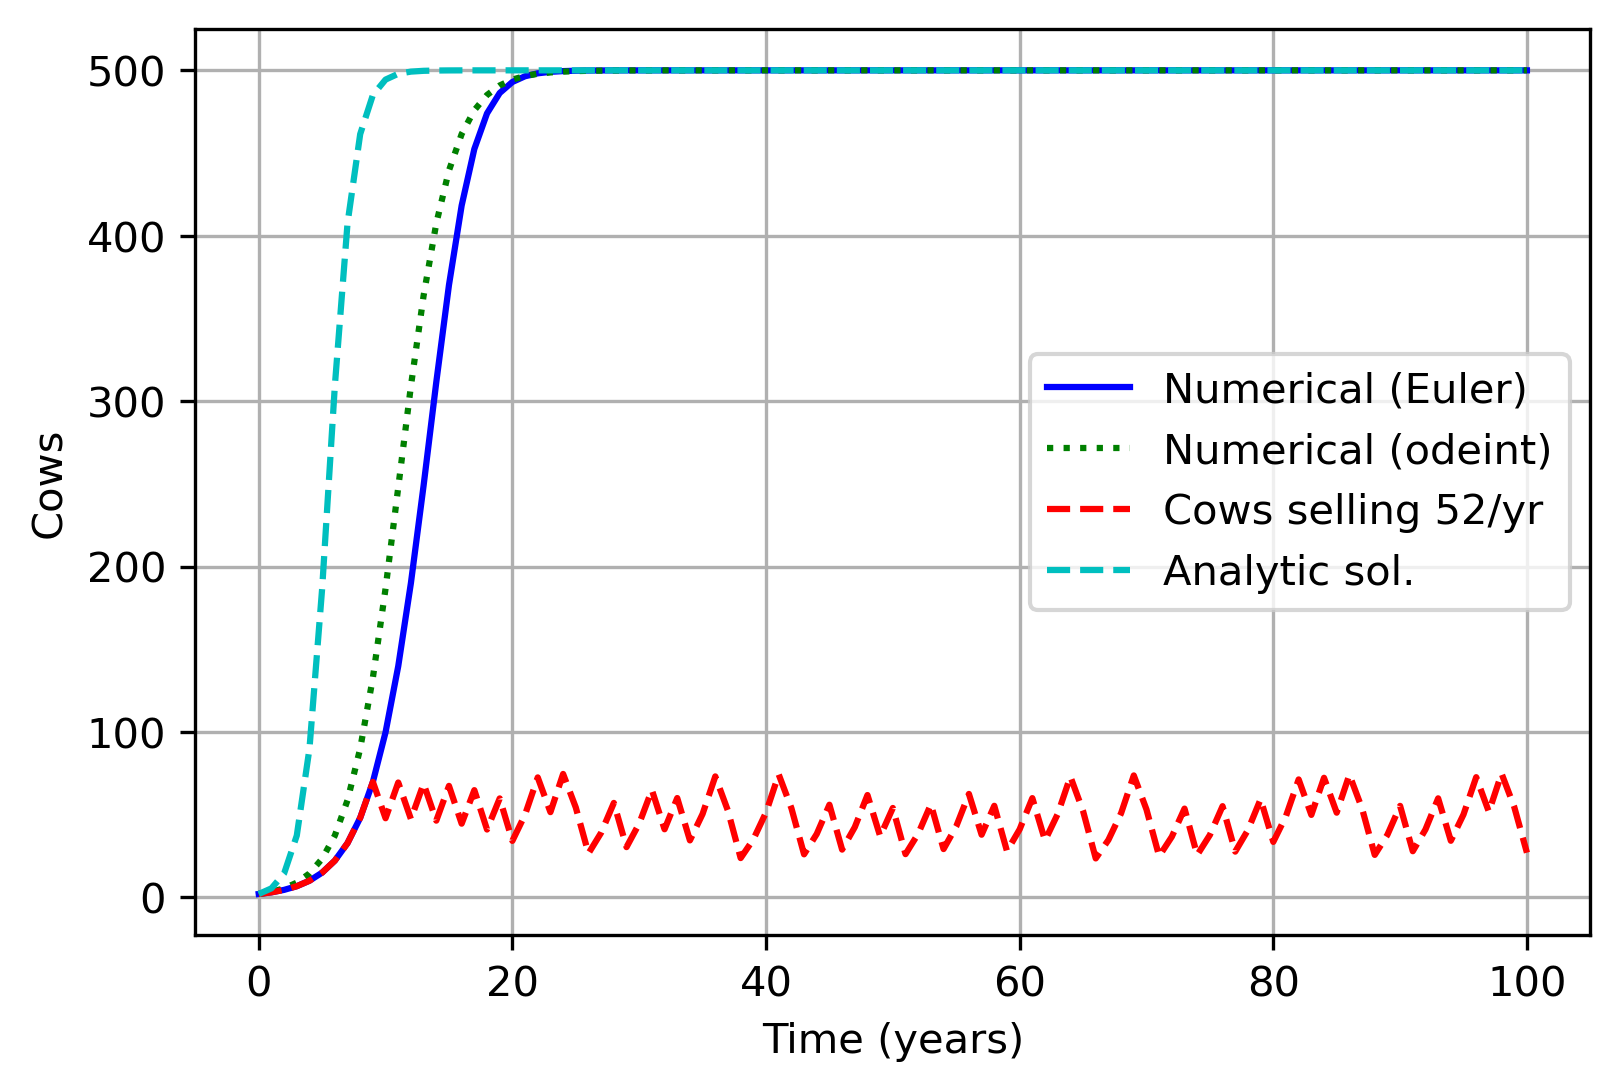

The Python source for this figure:
#!/usr/bin/env python3
# -*- coding: utf-8 -*-
"""
BE523 Biosystems Analysis & Design
HW17 - Question 2. Logistic model of cows

Created on Sat Mar 13 19:01:08 2021
@author: eduardo
"""
import numpy as np
import matplotlib.pyplot as plt
from scipy.integrate import odeint

def cows(P0, t, coeff):
    """ Cows model differential equation
    P0: int, initial cow population
    t: list, time vector
    coeff: list, coefficients r and K
    """
    P = P0
    r, K = coeff
    dP = r * (K - P) * P  # differential equation dP/dt
    return dP

dt = 1  # time step in years
P0 = 2
steps = 100
sell = 52  # one cow per week, in one year=52
r = 0.001  # growth rate, per year
K = 500  # carrying capacity

t = np.array(range(0, steps+1, dt))
# t = np.linspace(0, steps, int(steps/dt)+1)  # when dt is not integer
P = np.zeros(len(t))
Psell = np.zeros(len(t))
P[0], Psell[0] = P0, P0

dPselldt = np.zeros(len(t))
dPdt = np.zeros(len(t))
dPdt2 = np.zeros(K+1)

# Numerical solutions
for i in range(1, len(t)):
    ################### No sell ##################
    # Numerical solution, Euler
    dPdt[i] = r*(K - P[i-1])*P[i-1]
    P[i] = P[i-1] + dPdt[i]*dt
    ################### Selling cows #############
    dPselldt[i] = r*(K - Psell[i-1])*Psell[i-1]
    # Psell[i] = Psell[i-1] + dPselldt[i]*dt - sell
    if Psell[i-1] > sell:
        Psell[i] = Psell[i-1] + dPselldt[i]*dt - sell
    else:
        Psell[i] = Psell[i-1] + dPselldt[i]*dt

# Get a solution to the differential equations using 'odeint'
coefficients = (r, K)
P_ode = odeint(cows, P0, t, args=(coefficients,))

# Make predictions with the exponential eq. (analytic solution)
# dt = 0.1
r=1
# time = np.linspace(0, steps, int(steps/dt)+1)
# Pana = (K * P0 * np.exp(r*time)) / (K + P0 * (np.exp(r*time) - 1))
Pana = (K * P0 * np.exp(r*t)) / (K + P0 * (np.exp(r*t) - 1))

# # dP/dt2
# for i in range(1, K):
#     dPdt2[i] = r*(K-i)*i - sell

plt.figure(0)
plt.plot(t, P, 'b-', label='Numerical (Euler)')
plt.plot(t, P_ode[:,0], 'g:', label='Numerical (odeint)')
plt.plot(t, Psell, 'r--', label='Cows selling %d/yr' % sell)
plt.plot(t, Pana, 'c--', label='Analytic sol.')
plt.legend(loc='best')
plt.xlabel('Time (years)')
plt.ylabel('Cows')
plt.grid()
plt.savefig('q2_cows.png', dpi=300, bbox_inches='tight')

# plt.figure(1)
# plt.plot(range(K+1), dPdt2, 'b-')
# plt.xlabel('K')
# plt.ylabel('dP/dt2')
# plt.grid()
# # plt.savefig('q10_cows_dPdt2.png', dpi=300, bbox_inches='tight')